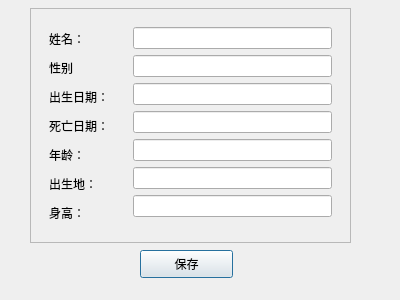
<?xml version="1.0" encoding="UTF-8"?>
<ui version="4.0">
 <class>Information</class>
 <widget class="QDialog" name="Information">
  <property name="geometry">
   <rect>
    <x>0</x>
    <y>0</y>
    <width>400</width>
    <height>300</height>
   </rect>
  </property>
  <property name="windowTitle">
   <string>修改信息</string>
  </property>
  <widget class="QPushButton" name="btn_save">
   <property name="geometry">
    <rect>
     <x>140</x>
     <y>250</y>
     <width>93</width>
     <height>28</height>
    </rect>
   </property>
   <property name="text">
    <string>保存</string>
   </property>
  </widget>
  <widget class="QFrame" name="frame">
   <property name="geometry">
    <rect>
     <x>30</x>
     <y>8</y>
     <width>321</width>
     <height>235</height>
    </rect>
   </property>
   <property name="frameShape">
    <enum>QFrame::StyledPanel</enum>
   </property>
   <property name="frameShadow">
    <enum>QFrame::Raised</enum>
   </property>
   <layout class="QHBoxLayout" name="horizontalLayout">
    <item>
     <widget class="QWidget" name="widget" native="true">
      <layout class="QVBoxLayout" name="verticalLayout">
       <item>
        <widget class="QLabel" name="label_2">
         <property name="text">
          <string>姓名：</string>
         </property>
        </widget>
       </item>
       <item>
        <widget class="QLabel" name="label_3">
         <property name="text">
          <string>性别</string>
         </property>
        </widget>
       </item>
       <item>
        <widget class="QLabel" name="label_4">
         <property name="text">
          <string>出生日期：</string>
         </property>
        </widget>
       </item>
       <item>
        <widget class="QLabel" name="label_6">
         <property name="text">
          <string>死亡日期：</string>
         </property>
        </widget>
       </item>
       <item>
        <widget class="QLabel" name="label_5">
         <property name="text">
          <string>年龄：</string>
         </property>
        </widget>
       </item>
       <item>
        <widget class="QLabel" name="label_7">
         <property name="text">
          <string>出生地：</string>
         </property>
        </widget>
       </item>
       <item>
        <widget class="QLabel" name="label_8">
         <property name="text">
          <string>身高：</string>
         </property>
        </widget>
       </item>
      </layout>
     </widget>
    </item>
    <item>
     <widget class="QWidget" name="widget_2" native="true">
      <layout class="QVBoxLayout" name="verticalLayout_2">
       <item>
        <widget class="QLineEdit" name="nameEdit"/>
       </item>
       <item>
        <widget class="QLineEdit" name="sexEdit"/>
       </item>
       <item>
        <widget class="QLineEdit" name="birthdayEdit"/>
       </item>
       <item>
        <widget class="QLineEdit" name="deathdayEdit"/>
       </item>
       <item>
        <widget class="QLineEdit" name="ageEdit"/>
       </item>
       <item>
        <widget class="QLineEdit" name="birthplaceEdit"/>
       </item>
       <item>
        <widget class="QLineEdit" name="heightEdit"/>
       </item>
      </layout>
     </widget>
    </item>
   </layout>
  </widget>
 </widget>
 <resources/>
 <connections/>
</ui>
